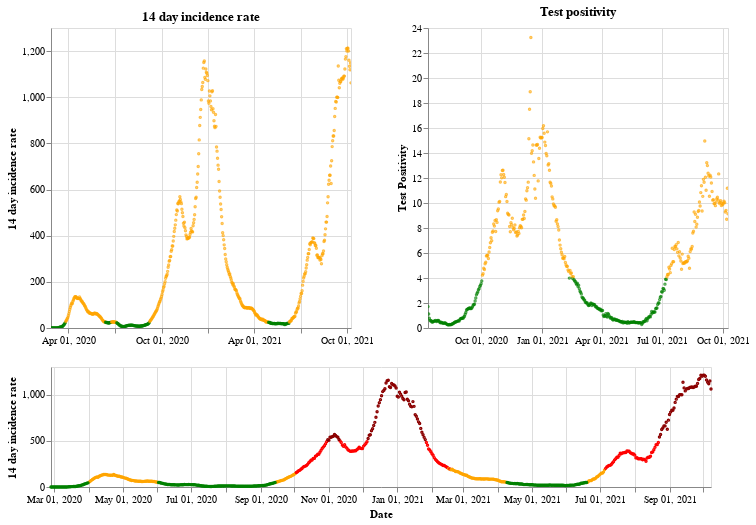

Notebook source saved alongside this figure:
### Markdown cell above
## Wales

### Code cell
plot_traffic_light('Wales')

### Figure 1 — Vega-Lite specification as saved in the notebook (floating-point values rounded to 4 significant figures; data arrays with more than 128 entries replaced by an {"elided": "..."} marker saying what was removed)
{"config": {"view": {"continuousWidth": 400, "continuousHeight": 300}}, "vconcat": [{"hconcat": [{"mark": {"type": "point", "size": 2}, "encoding": {"color": {"condition": {"value": "green", "test": "(datum.twoWeeklyCasesRate <= 25)"}, "value": "orange"}, "tooltip": [{"type": "nominal", "field": "areaName"}, {"type": "temporal", "field": "date"}, {"type": "quantitative", "field": "twoWeeklyCasesRate"}, {"type": "quantitative", "field": "testPositivity"}], "x": {"type": "temporal", "axis": {"title": ""}, "field": "date", "scale": {"domain": {"selection": "DateBrush"}}, "timeUnit": "yearmonthdate"}, "y": {"type": "quantitative", "axis": {"title": "14 day incidence rate"}, "field": "twoWeeklyCasesRate"}}, "title": "14 day incidence rate", "width": 300}, {"mark": {"type": "point", "size": 2}, "encoding": {"color": {"condition": {"value": "green", "test": "(datum.testPositivity <= 4)"}, "value": "orange"}, "tooltip": [{"type": "nominal", "field": "areaName"}, {"type": "temporal", "field": "date"}, {"type": "quantitative", "field": "twoWeeklyCasesRate"}, {"type": "quantitative", "field": "testPositivity"}], "x": {"type": "temporal", "axis": {"title": ""}, "field": "date", "scale": {"domain": {"selection": "DateBrush"}}, "timeUnit": "yearmonthdate"}, "y": {"type": "quantitative", "axis": {"title": "Test Positivity"}, "field": "testPositivity"}}, "title": "Test positivity", "width": 300}]}, {"layer": [{"mark": {"type": "point", "size": 2}, "encoding": {"color": {"condition": {"value": "orange", "test": "(((datum.testPositivity < 4) && (datum.twoWeeklyCasesRate >= 50)) && (datum.twoWeeklyCasesRate < 200))"}, "value": "red"}, "opacity": {"condition": {"value": 1, "test": "((datum.twoWeeklyCasesRate >= 50) && (datum.twoWeeklyCasesRate < 500))"}, "value": 0}, "tooltip": [{"type": "nominal", "field": "areaName"}, {"type": "temporal", "field": "date"}, {"type": "quantitative", "field": "twoWeeklyCasesRate"}, {"type": "quantitative", "field": "testPositivity"}], "x": {"type": "temporal", "axis": {"title": "Date"}, "field": "date", "timeUnit": "yearmonthdate"}, "y": {"type": "quantitative", "axis": {"title": "14 day incidence rate"}, "field": "twoWeeklyCasesRate"}}, "selection": {"DateBrush": {"type": "interval", "encodings": ["x"], "fields": ["Time"]}}}, {"mark": {"type": "point", "size": 2}, "encoding": {"color": {"value": "darkred"}, "opacity": {"condition": {"value": 1, "test": "(datum.twoWeeklyCasesRate >= 500)"}, "value": 0}, "tooltip": [{"type": "nominal", "field": "areaName"}, {"type": "temporal", "field": "date"}, {"type": "quantitative", "field": "twoWeeklyCasesRate"}, {"type": "quantitative", "field": "testPositivity"}], "x": {"type": "temporal", "axis": {"title": "Date"}, "field": "date", "timeUnit": "yearmonthdate"}, "y": {"type": "quantitative", "axis": {"title": "14 day incidence rate"}, "field": "twoWeeklyCasesRate"}}}, {"mark": {"type": "point", "size": 2}, "encoding": {"color": {"condition": {"value": "green", "test": "((datum.testPositivity < 4) && (datum.twoWeeklyCasesRate < 50))"}, "value": "orange"}, "opacity": {"condition": {"value": 1, "test": "(datum.twoWeeklyCasesRate < 50)"}, "value": 0}, "tooltip": [{"type": "nominal", "field": "areaName"}, {"type": "temporal", "field": "date"}, {"type": "quantitative", "field": "twoWeeklyCasesRate"}, {"type": "quantitative", "field": "testPositivity"}], "x": {"type": "temporal", "axis": {"title": "Date"}, "field": "date", "timeUnit": "yearmonthdate"}, "y": {"type": "quantitative", "axis": {"title": "14 day incidence rate"}, "field": "twoWeeklyCasesRate"}}}], "height": 120, "width": 660}], "data": {"name": "data-f816cf6eef085b74bfa02b51a8d854ed"}, "$schema": "https://vega.github.io/schema/vega-lite/v4.8.1.json", "datasets": {"data-f816cf6eef085b74bfa02b51a8d854ed": {"elided": "590 records"}}}
